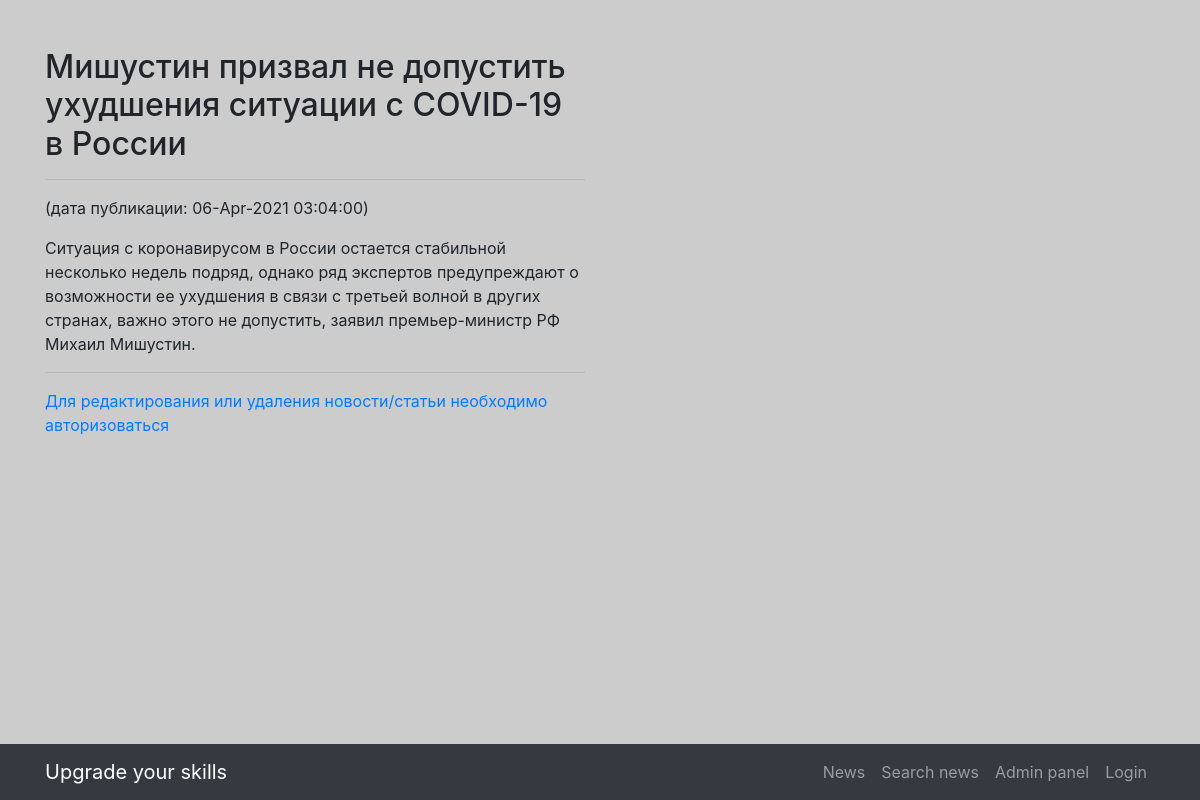
The page /news/45 on the database its author committed.
### news/models.py (models this page shows, shortened)
class Post(models.Model):
    author = models.ForeignKey('Author', on_delete = models.CASCADE)
    news, article = 'NE', 'AR'
    POSITIONS = [(news, 'Новость'), (article,'Статья')]
    type_news_article = models.CharField(max_length = 2, choices = POSITIONS, default = 'news')
    time_in = models.DateTimeField(auto_now_add = True)
    chapter = models.CharField(max_length = 200, unique = False)
    text = models.TextField(default = '')
    article_news_rate = models.IntegerField(default=0)
    category = models.ManyToManyField(Category, through= 'PostCategory')

### news/views.py (the view)
# urls.py: path('<int:pk>', NewsDetail.as_view()),  # pk — это первичный ключ, который будет выводиться у нас в шаблон
class NewsDetail(DetailView):
    model = Post
    template_name = 'news/newsdetail.html'
    context_object_name = 'newsdetail'

### djantimat/helpers.py (called while the page is built)
    @staticmethod
    def replace(text, repl='[censored]'):
        words = {}
        for word in PymorphyProc._gen(text):
            text = text.replace(word, repl)
        return text

    @staticmethod
    def _gen(text):
        for word in re.findall(word_pattern, text):
            if len(word) < 3:
                continue
            normal_word = PymorphyProc.morph.parse(word.lower())[0].normal_form
            if normal_word in PymorphyProc.get_words():
                yield word

    @staticmethod
    def get_words():
        return Slang.objects.values_list('word', flat=True)

### news/templatetags/custom_filters.py (called while the page is built)
@register.filter(name='censor')
def censor(value):
    return PymorphyProc.replace(value, repl='[censored]')

### templates/news/newsdetail.html (shortened to what this page needs)
{% extends 'base.html' %}
{% load custom_filters %}
{% block content %}
    <h2>{{ newsdetail.chapter  | censor}}</h2>
    <hr>
   <p>(дата публикации: {{newsdetail.time_in | date:'d-M-Y h:m:s'}})</p>
    {{ newsdetail.text | censor}}
    <hr>
    {% if user.is_authenticated %}
        <p>
            <a href="{{newsdetail.id}}/edit">Редактировать новость</a>
            <a>           </a>
            <a href="{{newsdetail.id}}/delete">Удалить новость</a>
        </p>
    {% else %}
         <a href="{% url 'account_login' %}">Для редактирования или удаления новости/статьи необходимо авторизоваться</a>
    {% endif %}
{% endblock content %}

### static/css/the-big-picture.css (style rules this page uses)
body { background: url(http://localhost:8000/static/1920x1080.png) no-repeat center center fixed; -webkit-background-size: cover; -moz-background-size: cover; background-size: cover; -o-background-size: cover; }

### rows shown on the page
Post: chapter|censor "Мишустин призвал не допустить ухудшения ситуации с COVID-19 в России", time_in "06-Apr-2021 03:04:00", text|censor "Ситуация с коронавирусом в России остается стабильной несколько недель подряд, однако ряд экспертов предупреждают о возможности ее ухудшения в связи с третьей волной в других странах, важно этого не допустить, заявил премьер-министр РФ Михаил Мишустин."
